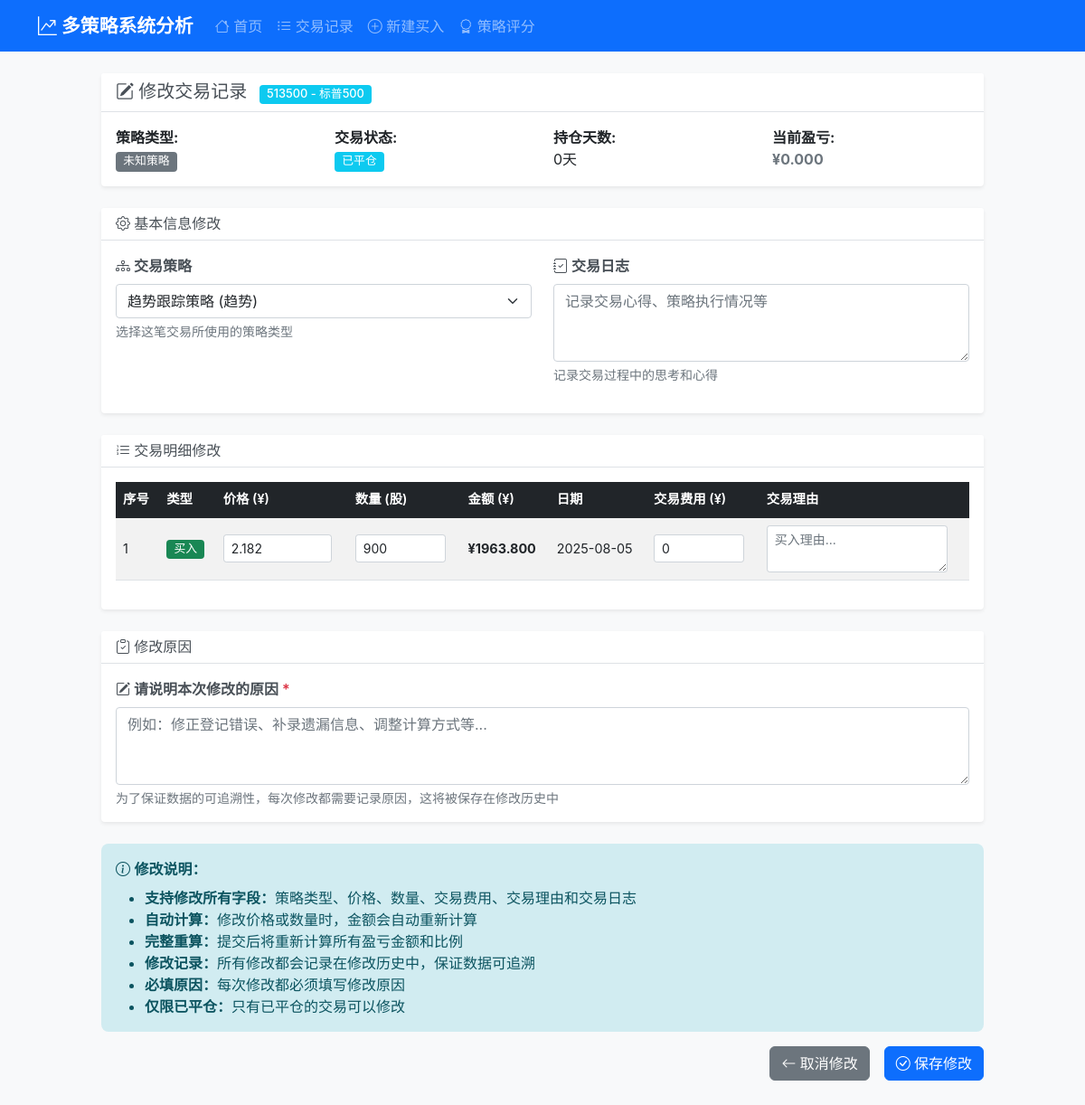
Page /edit_trade/1 on the earlier database version.
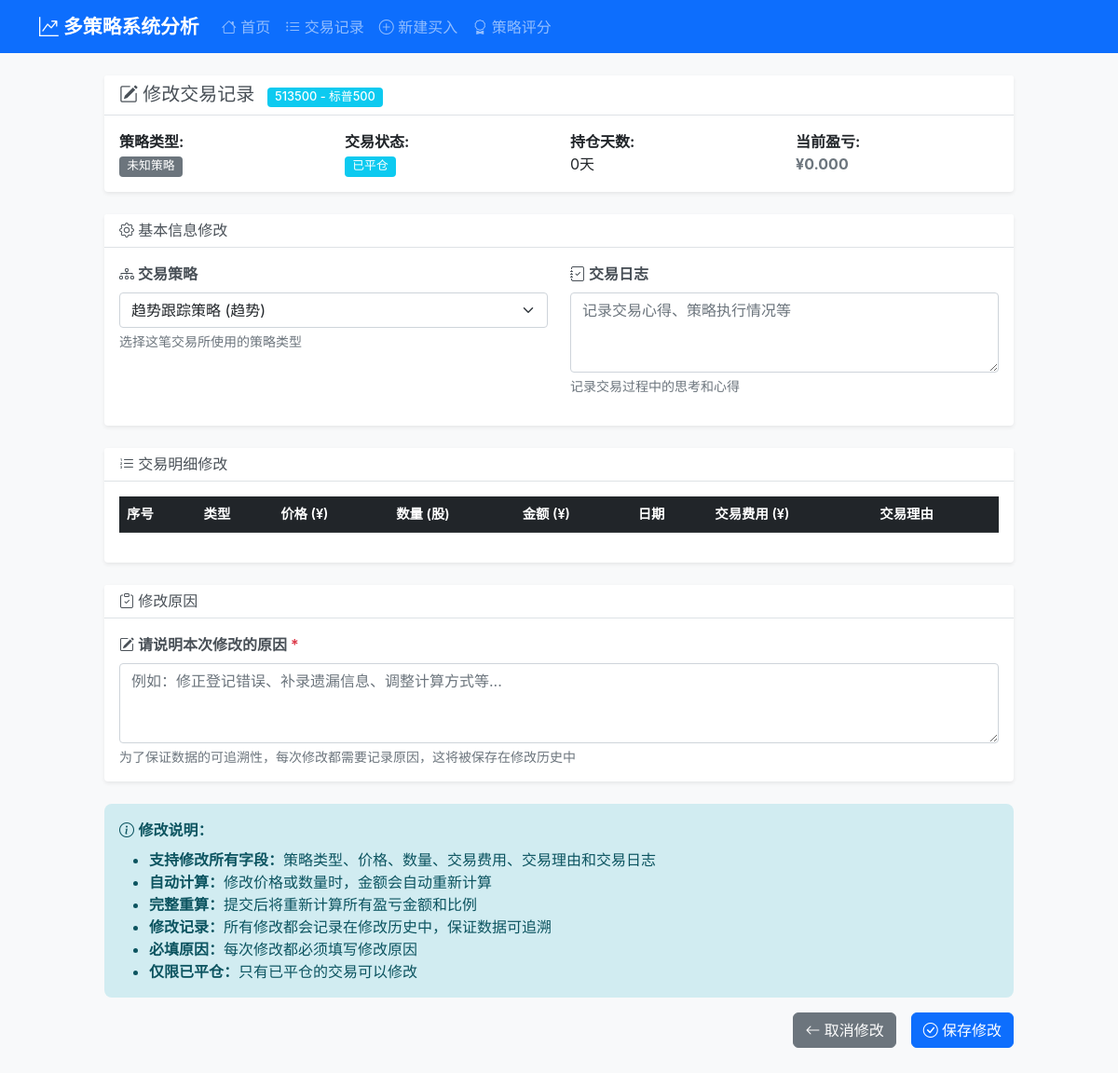
Same page on the later database version.
### tables this page shows
CREATE TABLE trade_details (
                id INTEGER PRIMARY KEY AUTOINCREMENT,
                trade_id INTEGER NOT NULL,
                transaction_type TEXT NOT NULL,  -- buy: 买入, sell: 卖出
                price DECIMAL(10,3) NOT NULL,
                quantity INTEGER NOT NULL,
                amount DECIMAL(15,3) NOT NULL,
                transaction_date DATE NOT NULL,
                profit_loss DECIMAL(15,3) DEFAULT 0,
                profit_loss_pct DECIMAL(8,4) DEFAULT 0,
                created_at TIMESTAMP DEFAULT CURRENT_TIMESTAMP, transaction_fee DECIMAL(10,3) DEFAULT 0, buy_reason TEXT, sell_reason TEXT, deleted_at TIMESTAMP, is_deleted INTEGER DEFAULT 0, delete_date TIMESTAMP, delete_reason TEXT, operator_note TEXT,
                FOREIGN KEY (trade_id) REFERENCES trades (id)
            );

### routes/trading_routes.py (the view)
@trading_bp.route('/edit_trade/<int:trade_id>', methods=['GET', 'POST'])
def edit_trade(trade_id):
    try:
        trading_service = TradingService(current_app.db_service)
        trade = trading_service.get_trade_by_id(trade_id)
        if not trade:
            return redirect(url_for('trading.trades'))
        if request.method == 'GET':
            strategy_service = StrategyService(current_app.db_service)
            strategies = strategy_service.get_all_strategies()
            details = trading_service.get_trade_details(trade_id)
            strategies_dict = {s['id']: s['name'] for s in strategies}
            return render_template(
                'edit_trade.html',
                trade=trade,
                details=details,
                strategies_data=strategies,
                strategies_dict=strategies_dict,
            )
        return redirect(url_for('trading.trade_details', trade_id=trade_id))
    except Exception as e:
        current_app.logger.error(f"编辑交易失败: {str(e)}")
        return redirect(url_for('trading.trades'))

### services/database_service.py (called while the page is built)
    def execute_query(self, query: str, params: tuple = (), fetch_one: bool = False, fetch_all: bool = True) -> Any:
        with self.get_connection() as conn:
            cursor = conn.cursor()
            cursor.execute(query, params)
            if query.strip().upper().startswith(('INSERT', 'UPDATE', 'DELETE')):
                conn.commit()
            if fetch_one:
                return cursor.fetchone()
            elif fetch_all:
                return cursor.fetchall()
            else:
                return cursor.lastrowid

### services/trading_service.py (called while the page is built)
    def get_trade_by_id(self, trade_id: int) -> Optional[Dict[str, Any]]:
        query = '''
            SELECT t.*, s.name as strategy_name
            FROM trades t
            LEFT JOIN strategies s ON t.strategy_id = s.id
            WHERE t.id = ?
        '''
        trade = self.db.execute_query(query, (trade_id,), fetch_one=True)
        return dict(trade) if trade else None

### templates/edit_trade.html (shortened to what the changed rows need)
{% extends "base.html" %}
{% block content %}
<div class="row justify-content-center">
    <div class="col-lg-10">
        <form method="POST" class="needs-validation" novalidate>
            <div class="card mb-4">
                <div class="card-body">
                    <div class="table-responsive">
                        <table class="table table-striped">
                            <thead class="table-dark">
                                <tr>
                                    <th>序号</th>
                                    <th>类型</th>
                                    <th>价格 (¥)</th>
                                    <th>数量 (股)</th>
                                    <th>金额 (¥)</th>
                                    <th>日期</th>
                                    <th>交易费用 (¥)</th>
                                    <th>交易理由</th>
                                </tr>
                            </thead>
                            <tbody>
                                {% for detail in details %}
                                <tr>
                                    <td>{{ loop.index }}</td>
                                    <td>
                                        {% if detail.transaction_type == 'buy' %}
                                            <span class="badge bg-success">买入</span>
                                        {% else %}
                                            <span class="badge bg-warning">卖出</span>
                                        {% endif %}
                                    </td>
                                    <td>
                                        <input type="number"
                                               class="form-control form-control-sm"
                                               name="detail_{{ detail.id }}_price"
                                               value="{{ detail.price }}"
                                               step="0.001" min="0.001"
                                               style="width: 120px;"
                                               onchange="updateAmount({{ detail.id }})">
                                    </td>
                                    <td>
                                        <input type="number"
                                               class="form-control form-control-sm"
                                               name="detail_{{ detail.id }}_quantity"
                                               value="{{ detail.quantity }}"
                                               min="1"
                                               style="width: 100px;"
                                               onchange="updateAmount({{ detail.id }})">
                                    </td>
                                    <td>
                                        <span id="amount_{{ detail.id }}" class="fw-bold">¥{{ "%.3f"|format(detail.amount) }}</span>
                                    </td>
                                    <td>{{ detail.transaction_date }}</td>
                                    <td>
                                        <input type="number"
                                               class="form-control form-control-sm"
                                               name="detail_{{ detail.id }}_transaction_fee"
                                               value="{{ detail.transaction_fee or 0 }}"
                                               step="0.01" min="0"
                                               style="width: 100px;">
                                    </td>
                                    <td>
                                        {% if detail.transaction_type == 'buy' %}
                                            <textarea class="form-control form-control-sm"
                                                      name="detail_{{ detail.id }}_buy_reason"
                                                      rows="2" style="width: 200px;"
                                                      placeholder="买入理由...">{{ detail.buy_reason or '' }}</textarea>
                                        {% else %}
                                            <textarea class="form-control form-control-sm"
                                                      name="detail_{{ detail.id }}_sell_reason"
                                                      rows="2" style="width: 200px;"
                                                      placeholder="卖出理由...">{{ detail.sell_reason or '' }}</textarea>
                                        {% endif %}
                                    </td>
                                </tr>
                                {% endfor %}
                            </tbody>
                        </table>
                    </div>
                </div>
            </div>
        </form>
    </div>
</div>
{% endblock %}

Differences in the rows shown:
no longer on this page (row edited): trade_details: transaction_type "买入", id "2.182", id "900", amount "1963.800", transaction_date "2025-08-05", transaction_fee "0", id "买入理由..."
